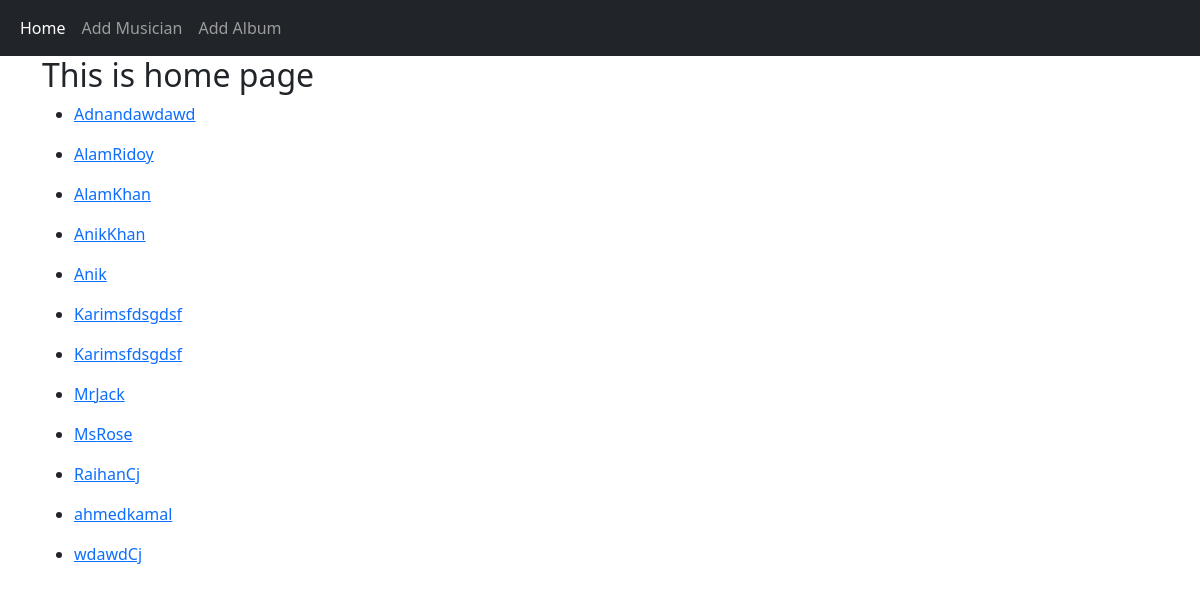
The page / on the database its author committed.
### firstapp/models.py (models this page shows, shortened)
class Musition(models.Model):
  first_name = models.CharField(max_length=50)
  last_name = models.CharField(max_length=50)
  instrument =models.CharField(max_length=100)

### firstapp/views.py (the view)
# urls.py: path('',index, name='index'),
def index(request):
  name = Musition.objects.order_by('first_name')
  context = {'title':'Home Page','name':name}
  return render(request,'firstapp/index.html',context)

### templates/firstapp/index.html
{% extends './base.html'%}
{% block content %}
<h2>This is home page</h2>
 {% for names in name %}
 <ul>
    <li> <a href="{% url 'album_list' id=names.id %}">{{names.first_name}}{{names.last_name}}</a></li>
 </ul>
 {% endfor %}
{% endblock %}

### templates/firstapp/base.html (shortened to what this page needs)
<!DOCTYPE html>
<html lang="en">
<head>
  <link href="https://cdn.jsdelivr.net/npm/bootstrap@5.0.2/dist/css/bootstrap.min.css" rel="stylesheet">
</head>
<body>
  <nav class="navbar navbar-expand-lg navbar-dark bg-dark">
    <div class="container-fluid">
      <div class="collapse navbar-collapse" id="navbarNav">
        <ul class="navbar-nav">
          <li class="nav-item">
            <a class="nav-link active" aria-current="page" href="{% url 'index' %}">Home</a>
          </li>
          <li class="nav-item">
            <a class="nav-link" href="{% url 'musician_form' %}">Add Musician</a>
          </li>
          <li class="nav-item">
            <a class="nav-link" href="{% url 'album_form' %}">Add Album</a>
          </li>
        </ul>
      </div>
    </div>
  </nav>
  <div class="container">
    {% block content %}
    {% endblock %}
  </div>
</body>
</html>

### rows shown on the page
Musition: first_name "Adnan", last_name "dawdawd"
Musition: first_name "Alam", last_name "Ridoy"
Musition: first_name "Alam", last_name "Khan"
Musition: first_name "Anik", last_name "Khan"
Musition: first_name "Anik"
Musition: first_name "Karim", last_name "sfdsgdsf"
Musition: first_name "Karim", last_name "sfdsgdsf"
Musition: first_name "Mr", last_name "Jack"
Musition: first_name "Ms", last_name "Rose"
Musition: first_name "Raihan", last_name "Cj"
Musition: first_name "ahmed", last_name "kamal"
Musition: first_name "wdawd", last_name "Cj"
